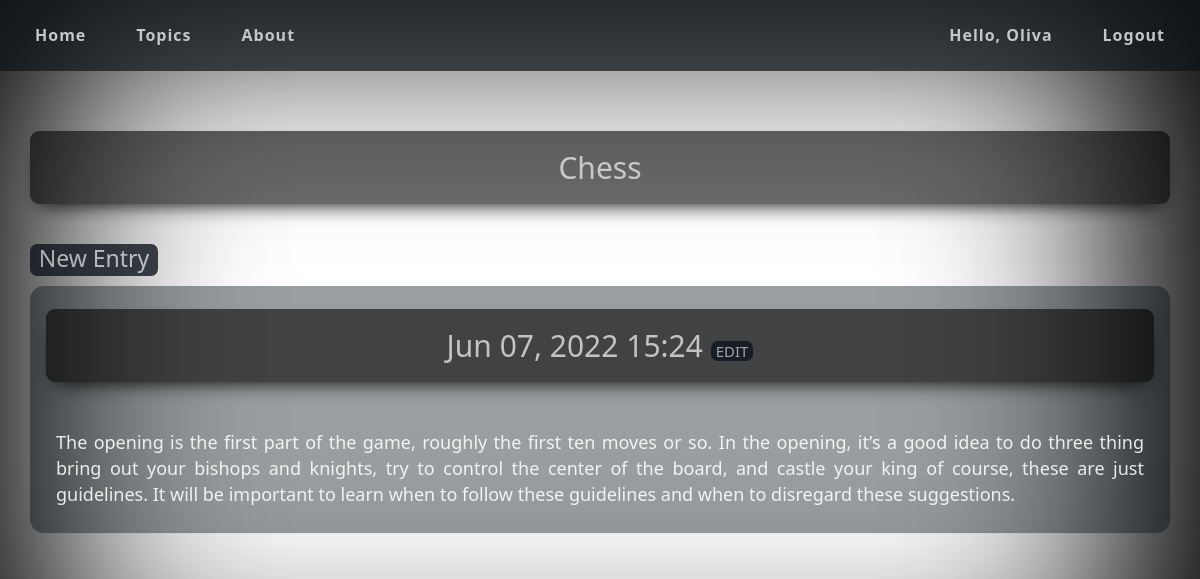
The page /topics/1/ (signed in) on the database its author committed.
### learning_logs/models.py (models this page shows, shortened)
class Topic(models.Model):
    text = models.CharField(max_length=200)
    date_added = models.DateTimeField(auto_now_add=True)
    owner = models.ForeignKey(User, on_delete=models.CASCADE, )
    def __str__(self):
        return self.text

class Entry(models.Model):
    topic = models.ForeignKey('Topic', on_delete=models.CASCADE)
    text = models.TextField()
    date_added = models.DateTimeField(auto_now_add=True)
    class Meta:
        verbose_name_plural = 'entries'

### learning_logs/views.py (the view)
# urls.py: url(r'^topics/(?P<topic_id>\d+)/$', views.topic, name='topic'),
@login_required
def topic(request, topic_id):
    topic = Topic.objects.get(id=topic_id)
    topic = get_object_or_404(Topic, id=topic_id)
    if topic.owner != request.user:
        raise Http404
    entries = topic.entry_set.order_by('-date_added')
    context = {'topic': topic, 'entries': entries}
    return render(request, 'learning_logs/topic.html', context)

### learning_logs/templates/learning_logs/topic.html
{% extends 'learning_logs/base.html' %}
 {% block header %}
 <h6>{{ topic }}</h6>
{% endblock header %}
{% block content %}
 <p>
 <h5><a href="{% url 'learning_logs:new_entry' topic.id %}">New Entry</a></h5>
 </p>
 {% for entry in entries %}
 <div class="panel panel-default">
 <div class="panel-heading">
<h6>
 {{ entry.date_added|date:'M d, Y H:i' }}
<small>
 <a href="{% url 'learning_logs:edit_entry' entry.id %}">
 <h8>EDIT</h8></a>
 </small>
 </h6>
 </div>
<div class="panel-body">
 {{ entry.text|linebreaks }}
 </div>
 </div>
 {% empty %}
   <p>There are no entries for this topic yet.</p>
 {% endfor %}
{% endblock content %}

### learning_logs/templates/learning_logs/base.html (shortened to what this page needs)
{% load bootstrap3 %}
<!DOCTYPE html>
<html lang="en">
<head>
{% bootstrap_css %}
 <div class="vignette"> </div>
 <div class="vignette"> </div>
</head>
<body>
    <nav class="navbar navbar-default navbar-static-top">
        <div class="container">
        <div class="navbar-header">
       <a class="navbar-brand" href="{% url 'learning_logs:index' %}">Home</a>
        </div>
       <div id="navbar" class="navbar-collapse collapse">
       <ul class="nav navbar-nav">
       <li><a href="{% url 'learning_logs:topics' %}">Topics</a></li>
       <li><a href="{% url 'learning_logs:about' %}">About</a></li>
        </ul>
       <ul class="nav navbar-nav navbar-right">
        {% if user.is_authenticated %}
        <li><a>Hello, {{ user.username }}</a></li>
        <li><a href="{% url 'users:logout' %}">Logout</a></li>
        {% else %}
        <li><a href="{% url 'users:register' %}">Register</a></li>
        <li><a href="{% url 'users:login' %}">Login</a></li>
        {% endif %}
       </ul>
        </div>
        </div>
        </nav>
        <div class="container">
            <div class="page-header">
           {% block header %}{% endblock header %}
            </div>
            <div>
           {% block content %}{% endblock content %}
            </div>
            </div>
            </body>
           </html>

### learning_logs/templates/learning_logs/base.html (style rules this page uses)
.vignette { position: fixed; top: 0; left: 0; z-index: -1; width: 100%; height: 100%; box-shadow: -15px -40px 900px rgb(0 0 0) inset; }
p { margin: 10px; color: #ffffffde; text-align: justify; font-weight: 500; font-size: 18px; font-family: 'Segoe UI','Helvetica Neue',Helvetica,Roboto,Oxygen,Ubuntu,Cantarell,'Fira Sans','Droid Sans',sans-serif; }
.panel-heading { border-bottom: 1px solid transparent; padding: 12px 15px; }
.panel { margin-bottom: 18px; margin-top: 5px; border-radius: 14px; background-color: #040d1366; border: 1px solid transparent; }
.panel-default>.panel-heading { background-color: #13111100; border-color: #00000000; }
* { margin:0; padding:0; }
html,body { height:100%; }
body { height: 100vh; background-image: url(https://i.imgur.com/MsXNJwP.png); background-size: cover; background-repeat: no-repeat; background-attachment: fixed; width: 100%; }
.navbar-nav>li>a { padding-top: 15px; padding-bottom: 15px; padding: 25px 20px; display: block; font-size: 16px; font-weight: bold; letter-spacing: 1px; text-decoration: none; -webkit-transition: all 0.2s ease-out; transition: all 0.2s ease-out; position: relative; }
.navbar-default .navbar-nav>li>a { color: #c2c7c8; }
.navbar-default { background-color: #0d141cb5; border-color: #e7e7e700; }
.navbar-default .navbar-brand { padding: 25px 20px; color: #c2c7c8; font-size: 16px; font-weight: bold; letter-spacing: 1px; text-decoration: none; -webkit-transition: all 0.2s ease-out; }
h5 { font-size: 23px; opacity: 0.8; color: #2289ff; text-align: center; margin-right: auto; padding-top: 2px; padding-bottom: 5px; width: 128px; border-radius: 7px; font-family: 'Segoe UI','Helvetica Neue',Helvetica,Roboto,Oxygen,Ubuntu,Cantarell,'Fira Sans','Droid Sans',sans-serif; background: #0d141c; }
h6 { font-size: 30px; text-align: center; margin-right: auto; font-weight: 100; margin-left: auto; box-shadow: 0px 10px 20px -10px rgb(0 0 0); color: #dadadad9; border-radius: 9px; padding-top: 20px; padding-bottom: 20px; font-family: 'Segoe UI','Helvetica Neue',Helvetica,Roboto,Oxygen,Ubuntu,Cantarell,'Fira Sans','Droid Sans',sans-serif; background: #00000094; }
h8 { font-size: 15px; opacity: 0.8; color: #b9bbbc; text-align: center; margin-left: auto; padding-right: 5px; padding-left: 5px; width: 150px; border-radius: 7px; font-family: 'Segoe UI','Helvetica Neue',Helvetica,Roboto,Oxygen,Ubuntu,Cantarell,'Fira Sans','Droid Sans',sans-serif; background: #0d141c; }
a { font-weight: 400; color: #c2c7c8f5; text-decoration: none; }
a:link { text-decoration: none; }
.container { margin-right: auto; margin-left: auto; }
.page-header { padding-bottom: 9px; margin: 40px 0 20px; border-bottom: 1px solid #eee0; }
li { cursor: pointer; list-style-type: circle; font-size: 20px; padding-left: 10px; }
body { font-family: 'Segoe UI','Helvetica Neue',Helvetica,Roboto,Oxygen,Ubuntu,Cantarell,'Fira Sans','Droid Sans',sans-serif; }

### rows shown on the page
Topic: text "Chess"
Entry: date_added "Jun 07, 2022 15:24", text "The opening is the first part of the game, roughly the first ten moves or so. In the opening, it’s a good idea to do three thing bring out your bishops and knights, try to control the center of the board, and castle your king of course, these are just guidelines. It will be important to learn when to follow these guidelines and when to disregard these suggestions."

### other values the page prints
{{ user.username }} "Oliva"
